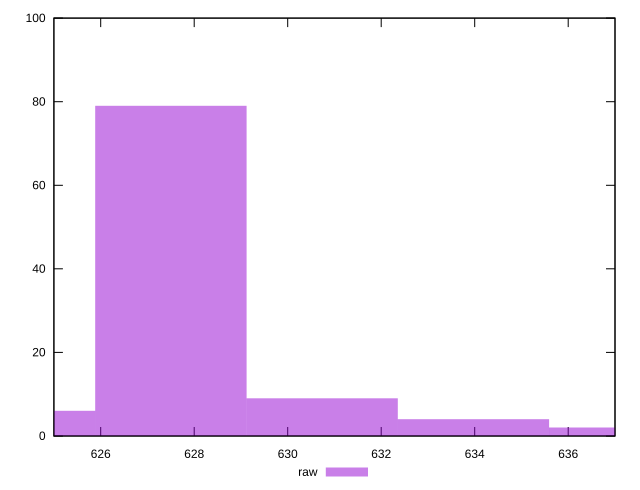

Write the gnuplot code that produced this figure.
reset

$raw <<EOF
637.2051297498663 2
627.5014983323556 79
630.7360421381925 9
624.2669545265187 6
633.9705859440294 4
EOF

set key outside below
set boxwidth 3.2345438058368847
set xrange [625:637]
set yrange [0:100]
set trange [0:100]
set style fill transparent solid 0.5 noborder
set terminal svg size 640, 490 enhanced background rgb 'white'
set output "report_00007_2020-12-11T15:55:29.892Z/metrics/samples/empty/raw/histogram.svg"

plot $raw title "raw" with boxes

reset
